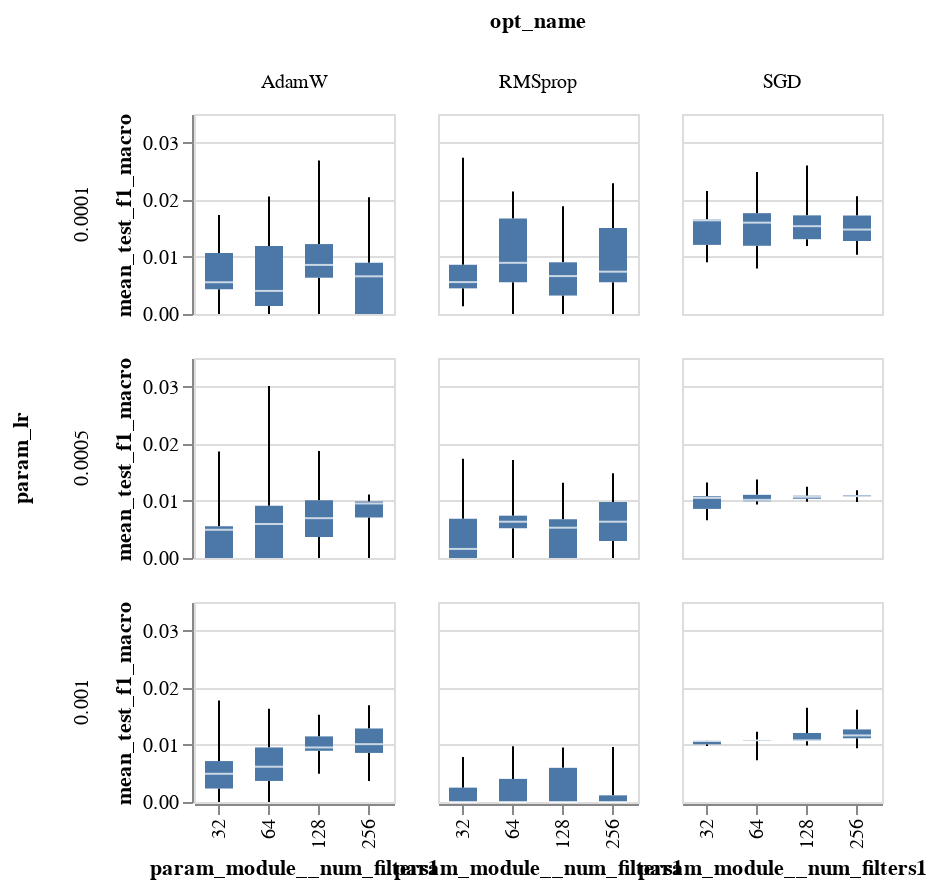

Notebook code for this chart:
### Code cell
alt.Chart(sm_res_df).mark_boxplot(extent='min-max').encode(
    x=alt.X('param_module__num_filters1:O'),#title="kernel size 1"),
    y='mean_test_f1_macro:Q',
    #color=alt.Color('param_lr:N',scale=alt.Scale(scheme='tableau10')),
    column='opt_name:N',
    row='param_lr:N',
).interactive(
).properties(
    height=100,
    width=100
)

### Figure 1 — Vega-Lite specification as saved in the notebook (floating-point values rounded to 4 significant figures; data arrays with more than 128 entries replaced by an {"elided": "..."} marker saying what was removed)
{"config": {"view": {"continuousWidth": 400, "continuousHeight": 300}}, "data": {"name": "data-cec9fa0c5d3289269061eebe614e4162"}, "mark": {"type": "boxplot", "extent": "min-max"}, "encoding": {"column": {"type": "nominal", "field": "opt_name"}, "row": {"type": "nominal", "field": "param_lr"}, "x": {"type": "ordinal", "field": "param_module__num_filters1"}, "y": {"type": "quantitative", "field": "mean_test_f1_macro"}}, "height": 100, "selection": {"selector005": {"type": "interval", "bind": "scales", "encodings": ["x", "y"]}}, "width": 100, "$schema": "https://vega.github.io/schema/vega-lite/v4.8.1.json", "datasets": {"data-cec9fa0c5d3289269061eebe614e4162": {"elided": "500 records"}}}
